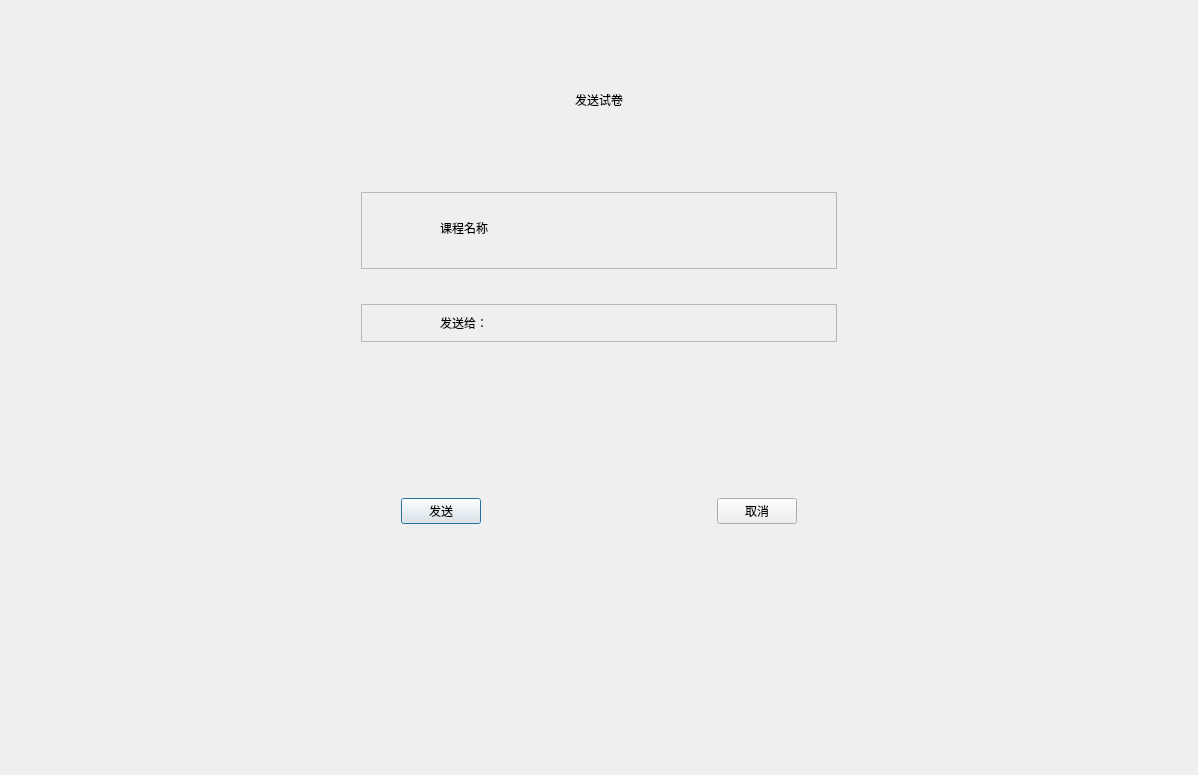
<?xml version="1.0" encoding="UTF-8"?>
<ui version="4.0">
 <class>SYConfirmSendPaperWindow</class>
 <widget class="QDialog" name="SYConfirmSendPaperWindow">
  <property name="geometry">
   <rect>
    <x>0</x>
    <y>0</y>
    <width>1198</width>
    <height>775</height>
   </rect>
  </property>
  <property name="windowTitle">
   <string>SYConfirmSendPaperWindow</string>
  </property>
  <layout class="QVBoxLayout" name="verticalLayout_6">
   <property name="leftMargin">
    <number>0</number>
   </property>
   <property name="topMargin">
    <number>0</number>
   </property>
   <property name="rightMargin">
    <number>0</number>
   </property>
   <property name="bottomMargin">
    <number>0</number>
   </property>
   <item>
    <spacer name="verticalSpacer">
     <property name="orientation">
      <enum>Qt::Vertical</enum>
     </property>
     <property name="sizeType">
      <enum>QSizePolicy::Fixed</enum>
     </property>
     <property name="sizeHint" stdset="0">
      <size>
       <width>20</width>
       <height>90</height>
      </size>
     </property>
    </spacer>
   </item>
   <item>
    <layout class="QHBoxLayout" name="horizontalLayout_7">
     <item>
      <spacer name="horizontalSpacer">
       <property name="orientation">
        <enum>Qt::Horizontal</enum>
       </property>
       <property name="sizeHint" stdset="0">
        <size>
         <width>40</width>
         <height>20</height>
        </size>
       </property>
      </spacer>
     </item>
     <item>
      <widget class="QWidget" name="contentWidget" native="true">
       <layout class="QVBoxLayout" name="verticalLayout">
        <property name="leftMargin">
         <number>5</number>
        </property>
        <property name="topMargin">
         <number>0</number>
        </property>
        <property name="rightMargin">
         <number>5</number>
        </property>
        <property name="bottomMargin">
         <number>0</number>
        </property>
        <item>
         <layout class="QHBoxLayout" name="horizontalLayout">
          <item>
           <spacer name="horizontalSpacer_3">
            <property name="orientation">
             <enum>Qt::Horizontal</enum>
            </property>
            <property name="sizeHint" stdset="0">
             <size>
              <width>40</width>
              <height>20</height>
             </size>
            </property>
           </spacer>
          </item>
          <item>
           <widget class="QLabel" name="winTitle">
            <property name="text">
             <string>发送试卷</string>
            </property>
           </widget>
          </item>
          <item>
           <spacer name="horizontalSpacer_4">
            <property name="orientation">
             <enum>Qt::Horizontal</enum>
            </property>
            <property name="sizeHint" stdset="0">
             <size>
              <width>40</width>
              <height>20</height>
             </size>
            </property>
           </spacer>
          </item>
         </layout>
        </item>
        <item>
         <spacer name="verticalSpacer_9">
          <property name="orientation">
           <enum>Qt::Vertical</enum>
          </property>
          <property name="sizeHint" stdset="0">
           <size>
            <width>20</width>
            <height>95</height>
           </size>
          </property>
         </spacer>
        </item>
        <item>
         <widget class="QFrame" name="sendFrame">
          <property name="sizePolicy">
           <sizepolicy hsizetype="Expanding" vsizetype="Expanding">
            <horstretch>0</horstretch>
            <verstretch>0</verstretch>
           </sizepolicy>
          </property>
          <property name="frameShape">
           <enum>QFrame::StyledPanel</enum>
          </property>
          <property name="frameShadow">
           <enum>QFrame::Raised</enum>
          </property>
          <layout class="QHBoxLayout" name="horizontalLayout_8">
           <property name="spacing">
            <number>0</number>
           </property>
           <property name="leftMargin">
            <number>0</number>
           </property>
           <property name="topMargin">
            <number>0</number>
           </property>
           <property name="rightMargin">
            <number>0</number>
           </property>
           <property name="bottomMargin">
            <number>0</number>
           </property>
           <item>
            <spacer name="horizontalSpacer_11">
             <property name="orientation">
              <enum>Qt::Horizontal</enum>
             </property>
             <property name="sizeType">
              <enum>QSizePolicy::Fixed</enum>
             </property>
             <property name="sizeHint" stdset="0">
              <size>
               <width>78</width>
               <height>20</height>
              </size>
             </property>
            </spacer>
           </item>
           <item>
            <layout class="QVBoxLayout" name="verticalLayout_2">
             <item>
              <spacer name="verticalSpacer_7">
               <property name="orientation">
                <enum>Qt::Vertical</enum>
               </property>
               <property name="sizeType">
                <enum>QSizePolicy::Expanding</enum>
               </property>
               <property name="sizeHint" stdset="0">
                <size>
                 <width>20</width>
                 <height>36</height>
                </size>
               </property>
              </spacer>
             </item>
             <item>
              <widget class="QLabel" name="courseNameLabel">
               <property name="text">
                <string>课程名称</string>
               </property>
              </widget>
             </item>
             <item>
              <spacer name="verticalSpacer_6">
               <property name="orientation">
                <enum>Qt::Vertical</enum>
               </property>
               <property name="sizeHint" stdset="0">
                <size>
                 <width>20</width>
                 <height>40</height>
                </size>
               </property>
              </spacer>
             </item>
            </layout>
           </item>
           <item>
            <spacer name="horizontalSpacer_12">
             <property name="orientation">
              <enum>Qt::Horizontal</enum>
             </property>
             <property name="sizeType">
              <enum>QSizePolicy::Fixed</enum>
             </property>
             <property name="sizeHint" stdset="0">
              <size>
               <width>36</width>
               <height>20</height>
              </size>
             </property>
            </spacer>
           </item>
           <item>
            <layout class="QVBoxLayout" name="verticalLayout_3">
             <item>
              <spacer name="verticalSpacer_8">
               <property name="orientation">
                <enum>Qt::Vertical</enum>
               </property>
               <property name="sizeType">
                <enum>QSizePolicy::Expanding</enum>
               </property>
               <property name="sizeHint" stdset="0">
                <size>
                 <width>20</width>
                 <height>35</height>
                </size>
               </property>
              </spacer>
             </item>
             <item>
              <widget class="QLabel" name="courseName_1">
               <property name="sizePolicy">
                <sizepolicy hsizetype="Expanding" vsizetype="Preferred">
                 <horstretch>0</horstretch>
                 <verstretch>0</verstretch>
                </sizepolicy>
               </property>
               <property name="text">
                <string/>
               </property>
              </widget>
             </item>
             <item>
              <spacer name="verticalSpacer_10">
               <property name="orientation">
                <enum>Qt::Vertical</enum>
               </property>
               <property name="sizeHint" stdset="0">
                <size>
                 <width>20</width>
                 <height>40</height>
                </size>
               </property>
              </spacer>
             </item>
            </layout>
           </item>
          </layout>
         </widget>
        </item>
        <item>
         <spacer name="verticalSpacer_3">
          <property name="orientation">
           <enum>Qt::Vertical</enum>
          </property>
          <property name="sizeType">
           <enum>QSizePolicy::Fixed</enum>
          </property>
          <property name="sizeHint" stdset="0">
           <size>
            <width>20</width>
            <height>29</height>
           </size>
          </property>
         </spacer>
        </item>
        <item>
         <widget class="QFrame" name="receivedFrame">
          <property name="frameShape">
           <enum>QFrame::StyledPanel</enum>
          </property>
          <property name="frameShadow">
           <enum>QFrame::Raised</enum>
          </property>
          <layout class="QHBoxLayout" name="horizontalLayout_3">
           <property name="leftMargin">
            <number>0</number>
           </property>
           <property name="topMargin">
            <number>0</number>
           </property>
           <property name="rightMargin">
            <number>0</number>
           </property>
           <property name="bottomMargin">
            <number>0</number>
           </property>
           <item>
            <spacer name="horizontalSpacer_7">
             <property name="orientation">
              <enum>Qt::Horizontal</enum>
             </property>
             <property name="sizeType">
              <enum>QSizePolicy::Fixed</enum>
             </property>
             <property name="sizeHint" stdset="0">
              <size>
               <width>78</width>
               <height>20</height>
              </size>
             </property>
            </spacer>
           </item>
           <item>
            <layout class="QVBoxLayout" name="verticalLayout_4">
             <item>
              <spacer name="verticalSpacer_11">
               <property name="orientation">
                <enum>Qt::Vertical</enum>
               </property>
               <property name="sizeHint" stdset="0">
                <size>
                 <width>20</width>
                 <height>18</height>
                </size>
               </property>
              </spacer>
             </item>
             <item>
              <widget class="QLabel" name="sendLabel">
               <property name="text">
                <string>发送给：</string>
               </property>
              </widget>
             </item>
             <item>
              <spacer name="verticalSpacer_12">
               <property name="orientation">
                <enum>Qt::Vertical</enum>
               </property>
               <property name="sizeHint" stdset="0">
                <size>
                 <width>20</width>
                 <height>18</height>
                </size>
               </property>
              </spacer>
             </item>
            </layout>
           </item>
           <item>
            <spacer name="horizontalSpacer_8">
             <property name="orientation">
              <enum>Qt::Horizontal</enum>
             </property>
             <property name="sizeType">
              <enum>QSizePolicy::Fixed</enum>
             </property>
             <property name="sizeHint" stdset="0">
              <size>
               <width>36</width>
               <height>20</height>
              </size>
             </property>
            </spacer>
           </item>
           <item>
            <layout class="QVBoxLayout" name="verticalLayout_5">
             <item>
              <spacer name="verticalSpacer_14">
               <property name="orientation">
                <enum>Qt::Vertical</enum>
               </property>
               <property name="sizeHint" stdset="0">
                <size>
                 <width>20</width>
                 <height>18</height>
                </size>
               </property>
              </spacer>
             </item>
             <item>
              <widget class="QLabel" name="receivedObject">
               <property name="sizePolicy">
                <sizepolicy hsizetype="Expanding" vsizetype="Preferred">
                 <horstretch>0</horstretch>
                 <verstretch>0</verstretch>
                </sizepolicy>
               </property>
               <property name="text">
                <string/>
               </property>
              </widget>
             </item>
             <item>
              <spacer name="verticalSpacer_13">
               <property name="orientation">
                <enum>Qt::Vertical</enum>
               </property>
               <property name="sizeHint" stdset="0">
                <size>
                 <width>20</width>
                 <height>18</height>
                </size>
               </property>
              </spacer>
             </item>
            </layout>
           </item>
          </layout>
         </widget>
        </item>
        <item>
         <spacer name="verticalSpacer_4">
          <property name="orientation">
           <enum>Qt::Vertical</enum>
          </property>
          <property name="sizeHint" stdset="0">
           <size>
            <width>20</width>
            <height>169</height>
           </size>
          </property>
         </spacer>
        </item>
        <item>
         <layout class="QHBoxLayout" name="horizontalLayout_2">
          <item>
           <spacer name="horizontalSpacer_5">
            <property name="orientation">
             <enum>Qt::Horizontal</enum>
            </property>
            <property name="sizeHint" stdset="0">
             <size>
              <width>40</width>
              <height>20</height>
             </size>
            </property>
           </spacer>
          </item>
          <item>
           <widget class="QPushButton" name="sendBtn">
            <property name="sizePolicy">
             <sizepolicy hsizetype="Expanding" vsizetype="Fixed">
              <horstretch>0</horstretch>
              <verstretch>0</verstretch>
             </sizepolicy>
            </property>
            <property name="text">
             <string>发送</string>
            </property>
           </widget>
          </item>
          <item>
           <spacer name="horizontalSpacer_9">
            <property name="orientation">
             <enum>Qt::Horizontal</enum>
            </property>
            <property name="sizeType">
             <enum>QSizePolicy::Fixed</enum>
            </property>
            <property name="sizeHint" stdset="0">
             <size>
              <width>230</width>
              <height>20</height>
             </size>
            </property>
           </spacer>
          </item>
          <item>
           <widget class="QPushButton" name="returnBtn">
            <property name="sizePolicy">
             <sizepolicy hsizetype="Expanding" vsizetype="Fixed">
              <horstretch>0</horstretch>
              <verstretch>0</verstretch>
             </sizepolicy>
            </property>
            <property name="text">
             <string>取消</string>
            </property>
           </widget>
          </item>
          <item>
           <spacer name="horizontalSpacer_6">
            <property name="orientation">
             <enum>Qt::Horizontal</enum>
            </property>
            <property name="sizeHint" stdset="0">
             <size>
              <width>40</width>
              <height>20</height>
             </size>
            </property>
           </spacer>
          </item>
         </layout>
        </item>
        <item>
         <spacer name="verticalSpacer_5">
          <property name="orientation">
           <enum>Qt::Vertical</enum>
          </property>
          <property name="sizeType">
           <enum>QSizePolicy::Fixed</enum>
          </property>
          <property name="sizeHint" stdset="0">
           <size>
            <width>20</width>
            <height>150</height>
           </size>
          </property>
         </spacer>
        </item>
       </layout>
      </widget>
     </item>
     <item>
      <spacer name="horizontalSpacer_2">
       <property name="orientation">
        <enum>Qt::Horizontal</enum>
       </property>
       <property name="sizeHint" stdset="0">
        <size>
         <width>40</width>
         <height>20</height>
        </size>
       </property>
      </spacer>
     </item>
    </layout>
   </item>
   <item>
    <spacer name="verticalSpacer_2">
     <property name="orientation">
      <enum>Qt::Vertical</enum>
     </property>
     <property name="sizeHint" stdset="0">
      <size>
       <width>20</width>
       <height>176</height>
      </size>
     </property>
    </spacer>
   </item>
  </layout>
 </widget>
 <layoutdefault spacing="6" margin="11"/>
 <resources/>
 <connections/>
</ui>
